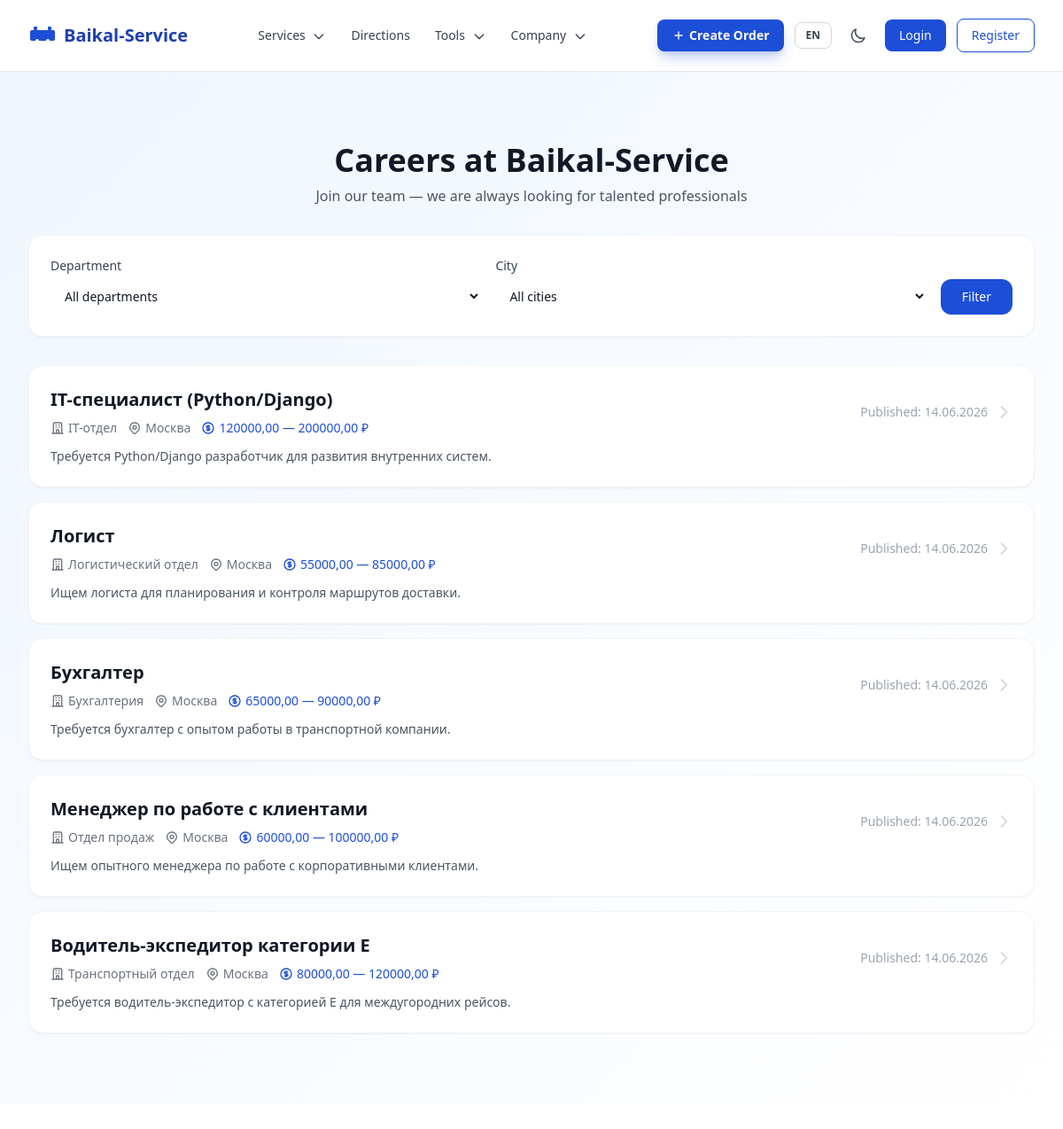
The page /ru/careers/ on the database its author committed.
### apps/core/models.py (models this page shows, shortened)
class Vacancy(models.Model):
    title = models.CharField(max_length=255, verbose_name=_('Title'))
    title_en = models.CharField(max_length=255, blank=True, verbose_name=_('Title (EN)'))
    slug = models.SlugField(unique=True, verbose_name=_('Slug'))
    department = models.CharField(max_length=255, verbose_name=_('Department'))
    city = models.ForeignKey('geo.City', on_delete=models.SET_NULL, null=True, verbose_name=_('City'))
    short_description = models.TextField(verbose_name=_('Short description'))
    full_description = models.TextField(verbose_name=_('Full description'))
    requirements = models.TextField(verbose_name=_('Requirements'))
    salary_from = models.DecimalField(max_digits=10, decimal_places=2, null=True, blank=True, verbose_name=_('Salary from'))
    salary_to = models.DecimalField(max_digits=10, decimal_places=2, null=True, blank=True, verbose_name=_('Salary to'))
    is_active = models.BooleanField(default=True, verbose_name=_('Active'))
    published_at = models.DateTimeField(auto_now_add=True, verbose_name=_('Published at'))
    class Meta:
        verbose_name = _('Vacancy')
        verbose_name_plural = _('Vacancies')
        ordering = ['-published_at']

### apps/geo/models.py (models this page shows, shortened)
class City(models.Model):
    name = models.CharField(max_length=255, unique=True, verbose_name=_('Name'))
    name_en = models.CharField(max_length=255, blank=True, verbose_name=_('Name (EN)'))
    region = models.CharField(max_length=255, blank=True, verbose_name=_('Region'))
    region_en = models.CharField(max_length=255, blank=True, verbose_name=_('Region (EN)'))
    latitude = models.FloatField(verbose_name=_('Latitude'))
    longitude = models.FloatField(verbose_name=_('Longitude'))
    is_active = models.BooleanField(default=True, verbose_name=_('Active'))
    timezone = models.CharField(max_length=50, blank=True, verbose_name=_('Timezone'))
    country = models.CharField(max_length=100, default='RU', verbose_name=_('Country'))
    class Meta:
        verbose_name = _('City')
        verbose_name_plural = _('Cities')
        ordering = ['name']
    def get_localized_name(self, language='ru'):
        if language == 'en' and self.name_en:
            return self.name_en
        return self.name

### apps/core/views.py (the view)
# urls.py: path('careers/', views.VacancyListView.as_view(), name='vacancies'),
class VacancyListView(ListView):
    model = Vacancy
    template_name = 'pages/core/vacancies.html'
    context_object_name = 'vacancies'
    def get_queryset(self):
        qs = Vacancy.objects.filter(is_active=True)
        dept = self.request.GET.get('department')
        city = self.request.GET.get('city')
        if dept:
            qs = qs.filter(department=dept)
        if city:
            qs = qs.filter(city_id=city)
        return qs

### apps/core/context_processors.py (called while the page is built)
def site_settings(request):
    return {
        'SITE_NAME': 'Baikal-Service',
        'SITE_DESCRIPTION': 'Logistics and cargo transportation across Russia and CIS',
        'theme': getattr(request, 'theme', 'light'),
        'DEBUG': settings.DEBUG,
    }

### apps/core/templatetags/i18n_extras.py (called while the page is built)
@register.filter
def localized(obj, language=None):
    if language is None:
        language = translation.get_language()
    lang_code = language[:2] if language else 'ru'
    if hasattr(obj, 'get_localized_name'):
        return obj.get_localized_name(lang_code)
    if lang_code == 'en':
        if hasattr(obj, 'name_en') and obj.name_en:
            return obj.name_en
        if hasattr(obj, 'title_en') and obj.title_en:
            return obj.title_en
    if hasattr(obj, 'name'):
        return obj.name
    if hasattr(obj, 'title'):
        return obj.title
    return str(obj)

@register.filter
def localized_field(obj, field_name):
    language = translation.get_language()
    lang_code = language[:2] if language else 'ru'
    if lang_code == 'en':
        en_field = f'{field_name}_en'
        if hasattr(obj, en_field):
            value = getattr(obj, en_field)
            if value:
                return value
    return getattr(obj, field_name, '')

### templates/pages/core/vacancies.html (shortened to what this page needs)
{% extends 'base.html' %}{% load i18n static i18n_extras %}
{% block content %}
<div class="bg-gradient-to-br from-baikal-50 to-white dark:from-gray-900 dark:to-gray-800">
  <div class="max-w-7xl mx-auto px-4 sm:px-6 lg:px-8 py-12 lg:py-20">
    <h1 class="text-3xl lg:text-4xl font-bold text-gray-900 dark:text-white text-center mb-2">{% translate 'Careers at Baikal-Service' %}</h1>
    <p class="text-gray-600 dark:text-gray-400 text-center max-w-2xl mx-auto mb-8">{% translate 'Join our team — we are always looking for talented professionals' %}</p>
    <div class="bg-white dark:bg-gray-800 rounded-2xl p-4 sm:p-6 shadow-sm border border-gray-100 dark:border-gray-700 mb-8">
      <form method="get" class="flex flex-col sm:flex-row gap-4">
        <div class="flex-1">
          <label class="block text-sm font-medium text-gray-700 dark:text-gray-300 mb-1">{% translate 'Department' %}</label>
          <select name="department" class="w-full rounded-xl border-gray-300 dark:border-gray-600 bg-white dark:bg-gray-700 text-gray-900 dark:text-gray-100 py-2.5 px-3 text-sm focus:ring-2 focus:ring-baikal-500 focus:border-baikal-500 transition-colors">
            <option value="">{% translate 'All departments' %}</option>
          </select>
        </div>
        <div class="flex-1">
          <label class="block text-sm font-medium text-gray-700 dark:text-gray-300 mb-1">{% translate 'City' %}</label>
          <select name="city" class="w-full rounded-xl border-gray-300 dark:border-gray-600 bg-white dark:bg-gray-700 text-gray-900 dark:text-gray-100 py-2.5 px-3 text-sm focus:ring-2 focus:ring-baikal-500 focus:border-baikal-500 transition-colors">
            <option value="">{% translate 'All cities' %}</option>
          </select>
        </div>
        <div class="flex items-end">
          <button type="submit" class="w-full sm:w-auto px-6 py-2.5 bg-baikal-600 hover:bg-baikal-700 text-white font-medium rounded-xl transition-colors text-sm">{% translate 'Filter' %}</button>
        </div>
      </form>
    </div>
    <div class="space-y-4">
      {% for vacancy in vacancies %}
      <a href="{% url 'core:vacancy_detail' slug=vacancy.slug %}" class="block bg-white dark:bg-gray-800 rounded-2xl p-6 shadow-sm hover:shadow-xl border border-gray-100 dark:border-gray-700 transition-all duration-300 group">
        <div class="flex flex-col sm:flex-row sm:items-center justify-between gap-4">
          <div>
            <h3 class="text-xl font-semibold text-gray-900 dark:text-white group-hover:text-baikal-600 dark:group-hover:text-baikal-400 transition-colors">{{ vacancy|localized }}</h3>
            <div class="flex flex-wrap items-center gap-3 mt-2 text-sm text-gray-500 dark:text-gray-400">
              <span class="inline-flex items-center gap-1">
                <svg class="w-4 h-4" fill="none" stroke="currentColor" viewBox="0 0 24 24"><path stroke-linecap="round" stroke-linejoin="round" stroke-width="2" d="M19 21V5a2 2 0 00-2-2H7a2 2 0 00-2 2v16m14 0h2m-2 0h-5m-9 0H3m2 0h5M9 7h1m-1 4h1m4-4h1m-1 4h1m-5 10v-5a1 1 0 011-1h2a1 1 0 011 1v5m-4 0h4"/></svg>
                {{ vacancy.department }}
              </span>
              {% if vacancy.city %}
              <span class="inline-flex items-center gap-1">
                {{ vacancy.city|localized }}
              </span>
              {% endif %}
              {% if vacancy.salary_from or vacancy.salary_to %}
              <span class="inline-flex items-center gap-1 text-baikal-600 dark:text-baikal-400 font-medium">
                {% if vacancy.salary_from and vacancy.salary_to %}{{ vacancy.salary_from }} — {{ vacancy.salary_to }} ₽{% elif vacancy.salary_from %}{% translate 'from' %} {{ vacancy.salary_from }} ₽{% else %}{% translate 'up to' %} {{ vacancy.salary_to }} ₽{% endif %}
              </span>
              {% endif %}
            </div>
          </div>
          <div class="flex items-center gap-2">
            <span class="text-sm text-gray-400 dark:text-gray-500">{% translate 'Published' %}: {{ vacancy.published_at|date:"d.m.Y" }}</span>
            <svg class="w-5 h-5 text-gray-300 dark:text-gray-600 group-hover:text-baikal-500 transition-colors" fill="none" stroke="currentColor" viewBox="0 0 24 24"><path stroke-linecap="round" stroke-linejoin="round" stroke-width="2" d="M9 5l7 7-7 7"/></svg>
          </div>
        </div>
        <p class="text-gray-600 dark:text-gray-400 text-sm mt-3 line-clamp-2">{{ vacancy|localized_field:'short_description' }}</p>
      </a>
      {% endfor %}
    </div>
  </div>
</div>
{% endblock %}

### static/css/styles.css (style rules this page uses)
html { line-height: 1.5; -webkit-text-size-adjust: 100%; -moz-tab-size: 4; tab-size: 4; font-family: 'Inter', ui-sans-serif, system-ui, sans-serif; font-feature-settings: normal; font-variation-settings: normal; -webkit-tap-highlight-color: transparent; }
body { margin: 0; line-height: inherit; }
a { color: inherit; text-decoration: inherit; }

### rows shown on the page
Vacancy: title "IT-специалист (Python/Django)", department "IT-отдел", city "Москва", salary_from "120000,00", salary_to "200000,00", published_at "14.06.2026", short_description "Требуется Python/Django разработчик для развития внутренних систем."
Vacancy: title "Логист", department "Логистический отдел", city "Москва", salary_from "55000,00", salary_to "85000,00", published_at "14.06.2026", short_description "Ищем логиста для планирования и контроля маршрутов доставки."
Vacancy: title "Бухгалтер", department "Бухгалтерия", city "Москва", salary_from "65000,00", salary_to "90000,00", published_at "14.06.2026", short_description "Требуется бухгалтер с опытом работы в транспортной компании."
Vacancy: title "Менеджер по работе с клиентами", department "Отдел продаж", city "Москва", salary_from "60000,00", salary_to "100000,00", published_at "14.06.2026", short_description "Ищем опытного менеджера по работе с корпоративными клиентами."
Vacancy: title "Водитель-экспедитор категории Е", department "Транспортный отдел", city "Москва", salary_from "80000,00", salary_to "120000,00", published_at "14.06.2026", short_description "Требуется водитель-экспедитор с категорией Е для междугородних рейсов."
